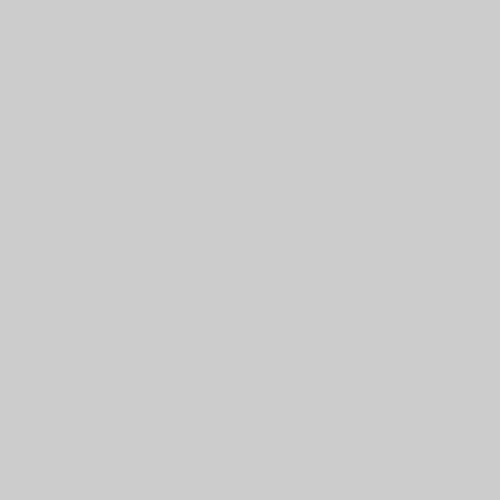
Frame 1 (no input)
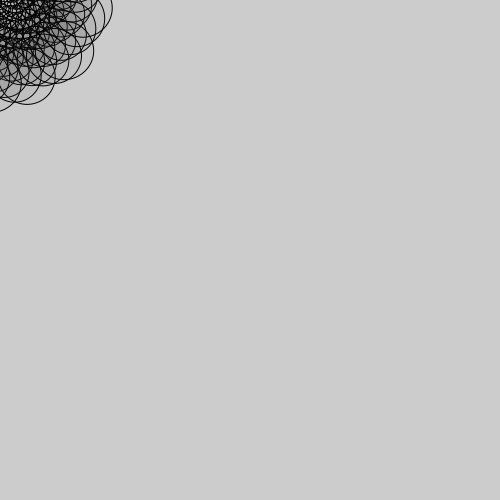
Frame 60 (the mouse pressed at the canvas centre just before this capture)
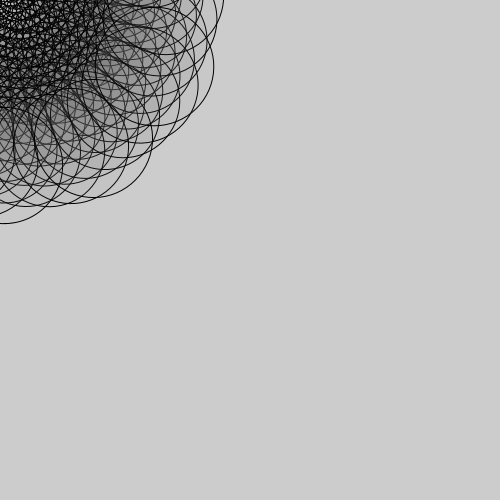
Frame 120 (the mouse held since frame 60 and released just before this capture)

The Processing sketch that drew these frames (run headless with seeded random() and noise(); from frame 60 on, the mouse is pressed at the canvas centre):

// Processing sketch: sketch_2
// ── sketch_2.pde
//Final 6.28.20

float x,m = 250;
float a = 1;

void setup(){
  size(500, 500);
  m = 0;
}

void draw(){
  fill(m, 12);
  rotate(m);
  circle(x+m, x+m, m);
  circle(x-m, x+m, m);
  circle(x-m, x-m, m);
  circle(x+m, x-m, m);
  
  if(m > 800 || m < -500){
    a*=-1;
  }
  m+=a;
}
